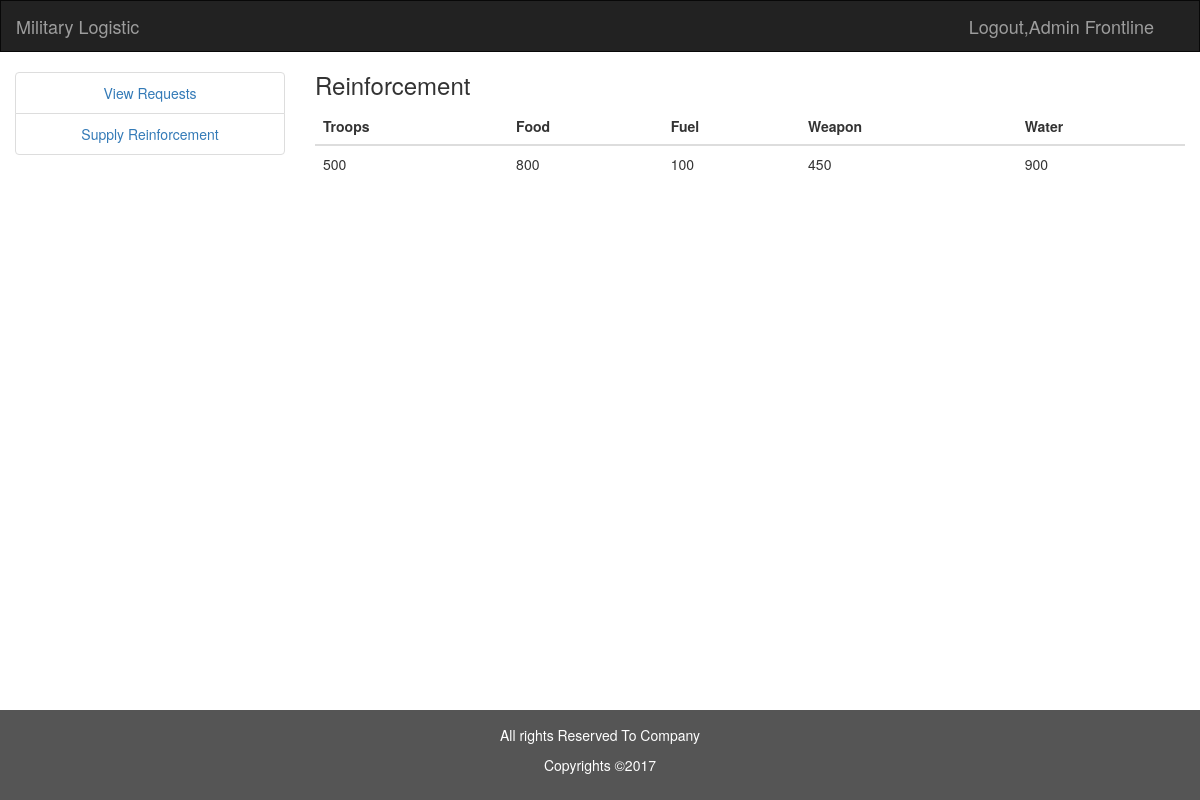
/show/index.php (signed in), run on an earlier commit of the app's database.
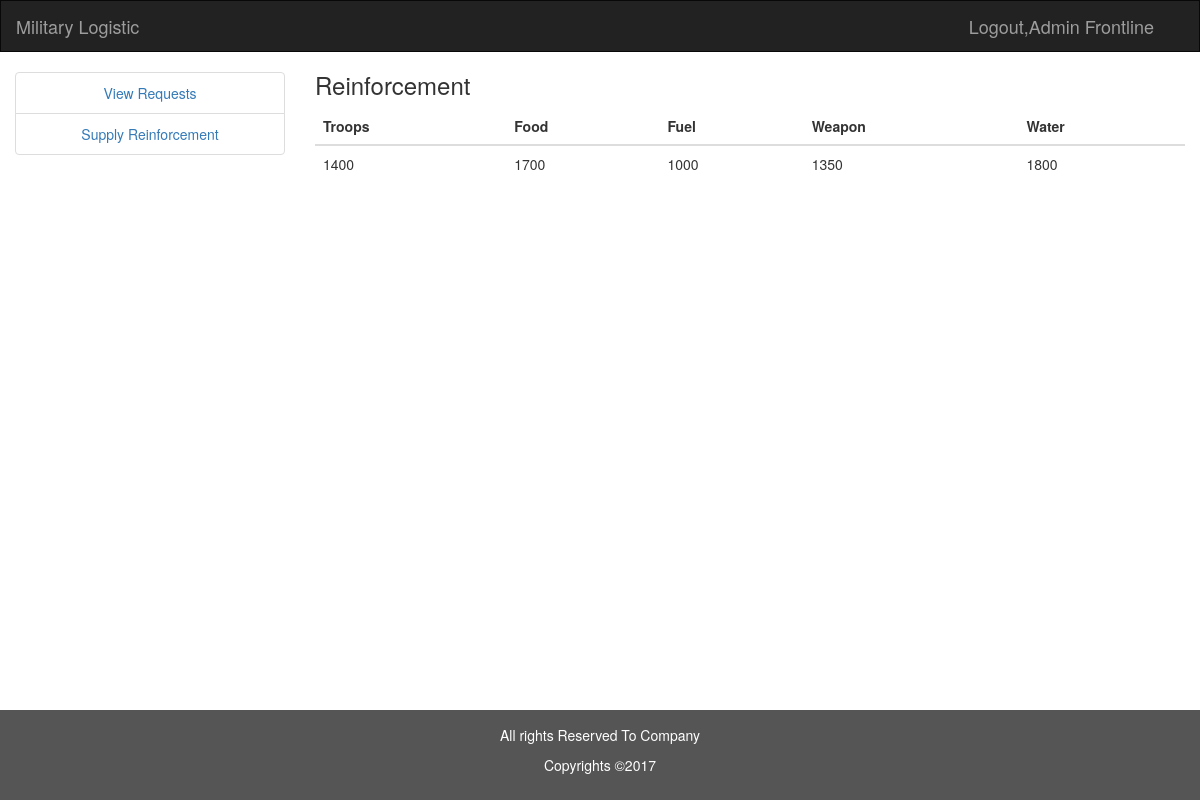
And on a later commit of the database.
### tables this page shows
CREATE TABLE `storage` (
  `id` int(11) NOT NULL,
  `wapon` int(11) NOT NULL,
  `food` int(11) NOT NULL,
  `troops` int(11) NOT NULL,
  `water` int(11) NOT NULL,
  `fuel` int(11) NOT NULL,
  `type` int(11) NOT NULL
);

### show/index.php (the view, shortened to what this page needs)
<!DOCTYPE html>
<html lang="en">
<head>
    <link rel="stylesheet" href="https://maxcdn.bootstrapcdn.com/bootstrap/3.3.7/css/bootstrap.min.css">
    <link rel="stylesheet" href="../css/materialize.css">
    <link rel="stylesheet" href="../css/styles.css">
</head>
<body>
<nav class="navbar navbar-inverse">
    <div class="container-fluid">
        <div class="navbar-header">
            <a class="navbar-brand" href="../index.php">Military Logistic</a>
        </div>
        <div class="collapse navbar-collapse" id="myNavbar">
            <div id="myloginbtn" class="navbar-right">
            </div>
        </div>
    </div>
</nav>
<div class="container-fluid text-center">
    <div class="row content">
        <div class="col-sm-3 sidenav">
            <ul class="list-group" id="side_ul">
                <li class="list-group-item"><a href="../view/index.php">View Requests</a></li>
                <li class="list-group-item"><a href="../view/index.php">Supply Reinforcement</a></li>
            </ul>
        </div>
        <div class="col-sm-9 text-left">
            <h3>Reinforcement</h3>
            <table class="table table-hover">
                <thead>
                <tr>
                    <th>Troops</th>
                    <th>Food</th>
                    <th>Fuel</th>
                    <th>Weapon</th>
                    <th>Water</th>
                </tr>
                </thead>
                <tbody>
                <?php
                include '../php/connection.php';
                $sql="SELECT * FROM storage WHERE type='0';";
                $result=mysqli_query($con,$sql);
                while($row=mysqli_fetch_assoc($result)){ ?>
                <tr>
                    <td><?php echo $row['troops'];?></td>
                    <td><?php echo $row['food'];?></td>
                    <td><?php echo $row['fuel'];?></td>
                    <td><?php echo $row['wapon'];?></td>
                    <td><?php echo $row['water'];?></td>
                    <?php }
                    ?>
                </tbody>
            </table>
        </div>
    </div>
</div>
<br><br><br><br><br><br><br>
<footer class="navbar-fixed-bottom container-fluid text-center">
    <p>All rights Reserved To Company</p>
    <p>Copyrights &copy;2017</p>
</footer>
</body>
</html>

What changed in the data, as far as the page shows it:
changed storage: troops "500" → "1400"; food "800" → "1700"; fuel "100" → "1000"; wapon "450" → "1350"; water "900" → "1800"
